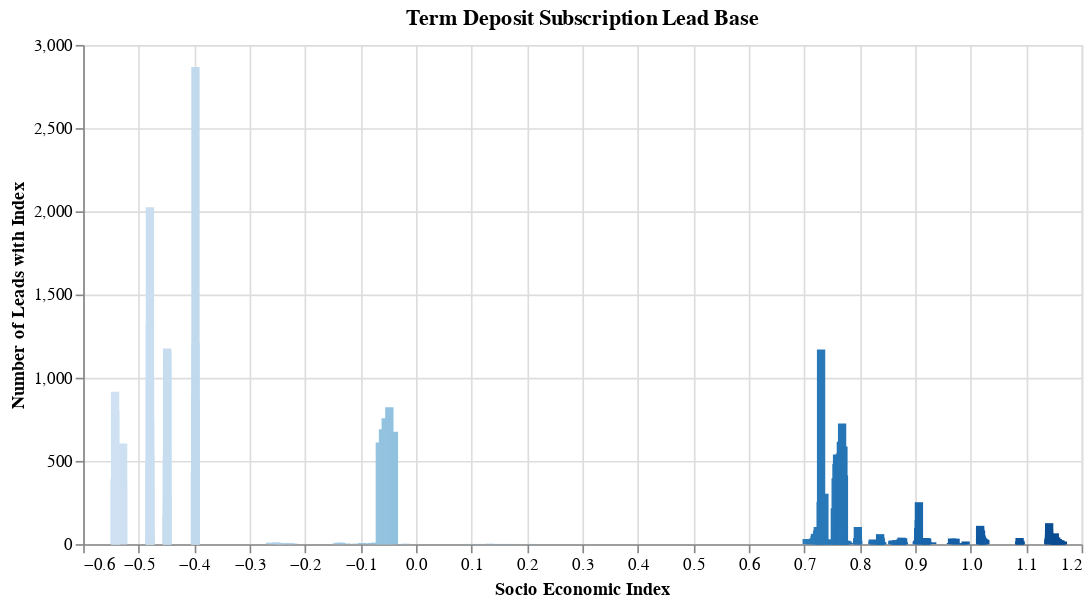

Write notebook code for a chart like this one.
### Markdown cell above
We see 3 modes in the data. The bar chart below shows where to to cut-off high, medium and low.

### Code cell
alt.Chart(campaign_socio_economic).mark_bar().encode(
    alt.X('socio_economic_idx', title='Socio Economic Index'),
    alt.Y('count(socio_economic_idx)', title='Number of Leads with Index'),
    alt.Color('socio_economic_idx', legend=None)
).properties(
    title='Term Deposit Subscription Lead Base',
    width=600
)

### Figure 1 — Vega-Lite specification as saved in the notebook (floating-point values rounded to 4 significant figures; data arrays with more than 128 entries replaced by an {"elided": "..."} marker saying what was removed)
{"config": {"view": {"continuousWidth": 400, "continuousHeight": 300}}, "data": {"name": "data-0fad7b28ad7b208868a643241aeead8b"}, "mark": "bar", "encoding": {"color": {"field": "socio_economic_idx", "legend": null, "type": "quantitative"}, "x": {"field": "socio_economic_idx", "title": "Socio Economic Index", "type": "quantitative"}, "y": {"aggregate": "count", "field": "socio_economic_idx", "title": "Number of Leads with Index", "type": "quantitative"}}, "title": "Term Deposit Subscription Lead Base", "width": 600, "$schema": "https://vega.github.io/schema/vega-lite/v4.17.0.json", "datasets": {"data-0fad7b28ad7b208868a643241aeead8b": {"elided": "41188 records"}}}
